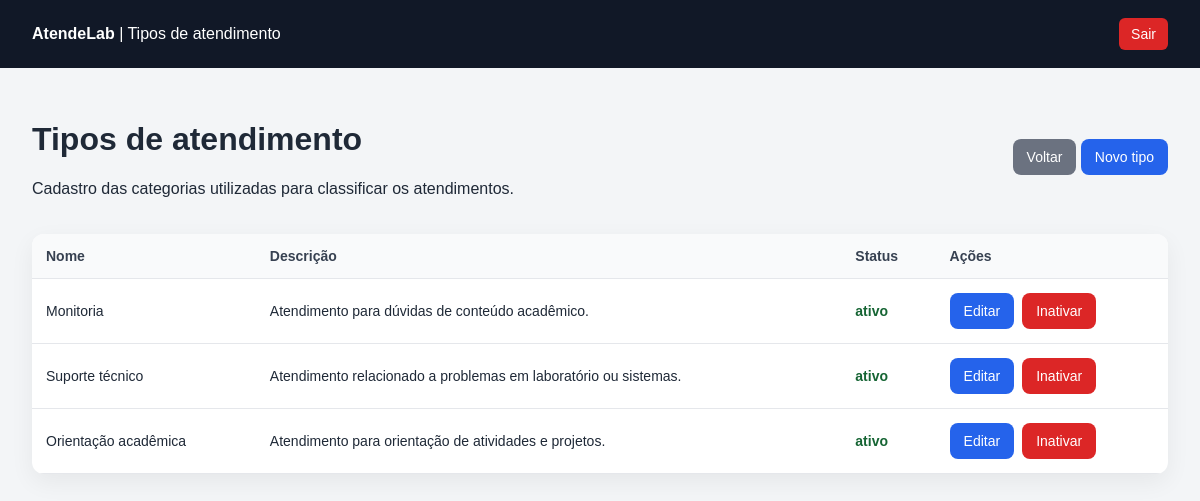
The page /atendelab-main/tipos/index.php (signed in) on the database its author committed.
### tables this page shows
CREATE TABLE `tipos_atendimentos` (
  `id` int(11) NOT NULL,
  `nome` varchar(100) NOT NULL,
  `descricao` text DEFAULT NULL,
  `status` enum('ativo','inativo') DEFAULT 'ativo',
  `criado_em` timestamp NOT NULL DEFAULT current_timestamp()
);

### atendelab-main/tipos/index.php (the view, shortened to what this page needs)
<?php
require_once __DIR__ . '/../config/database.php';
$sql = "SELECT * FROM tipos_atendimentos ORDER BY criado_em DESC";
$stmt = $pdo->query($sql);
$tipos = $stmt->fetchAll(PDO::FETCH_ASSOC);
?>
<!DOCTYPE html>
<html lang="pt-br">
<head>
</head>
<body>
<header>
    <div>
        <strong>AtendeLab</strong>
        <span> | Tipos de atendimento</span>
    </div>
    <a href="../logout.php">Sair</a>
</header>
<main>
    <div class="topo">
        <div>
            <h1>Tipos de atendimento</h1>
            <p>Cadastro das categorias utilizadas para classificar os atendimentos.</p>
        </div>
        <div>
            <a class="btn btn-secundario" href="../dashboard.php">Voltar</a>
            <a class="btn" href="criar.php">Novo tipo</a>
        </div>
    </div>
    <table>
        <thead>
            <tr>
                <th>Nome</th>
                <th>Descrição</th>
                <th>Status</th>
                <th>Ações</th>
            </tr>
        </thead>
        <tbody>
            <?php if (count($tipos) > 0): ?>
                <?php foreach ($tipos as $tipo): ?>
                    <tr>
                        <td><?php echo htmlspecialchars($tipo['nome']); ?></td>
                        <td><?php echo htmlspecialchars($tipo['descricao']); ?></td>
                        <td>
                            <span class="<?php echo $tipo['status'] === 'ativo' ? 'status-ativo' : 'status-inativo'; ?>">
                                <?php echo htmlspecialchars($tipo['status']); ?>
                            </span>
                        </td>
                        <td>
                            <div class="acoes">
                                <a class="btn" href="editar.php?id=<?php echo $tipo['id']; ?>">Editar</a>
                                <a class="btn btn-alerta" href="excluir.php?id=<?php echo $tipo['id']; ?>" onclick="return confirm('Deseja realmente inativar este tipo de atendimento?')">Inativar</a>
                            </div>
                        </td>
                    </tr>
                <?php endforeach; ?>
            <?php else: ?>
                <tr>
                    <td colspan="4">Nenhum tipo de atendimento cadastrado.</td>
                </tr>
            <?php endif; ?>
        </tbody>
    </table>
</main>
</body>
</html>

### atendelab-main/tipos/index.php (style rules this page uses)
body { margin: 0; font-family: Arial, sans-serif; background: #f3f5f7; color: #1f2937; }
header { background: #111827; color: #ffffff; padding: 18px 32px; display: flex; justify-content: space-between; align-items: center; }
header a { color: #ffffff; text-decoration: none; background: #dc2626; padding: 8px 12px; border-radius: 6px; font-size: 14px; }
main { padding: 32px; }
.topo { display: flex; justify-content: space-between; align-items: center; gap: 12px; margin-bottom: 20px; }
.btn { background: #2563eb; color: #ffffff; padding: 10px 14px; border-radius: 8px; text-decoration: none; border: none; cursor: pointer; font-size: 14px; }
.btn-secundario { background: #6b7280; }
.btn-alerta { background: #dc2626; }
table { width: 100%; border-collapse: collapse; background: #ffffff; border-radius: 12px; overflow: hidden; box-shadow: 0 8px 24px rgba(0, 0, 0, 0.06); }
th, td { padding: 14px; border-bottom: 1px solid #e5e7eb; text-align: left; font-size: 14px; }
th { background: #f9fafb; color: #374151; }
.acoes { display: flex; gap: 8px; }
.status-ativo { color: #166534; font-weight: bold; }

### rows shown on the page
tipos_atendimentos: nome "Monitoria", descricao "Atendimento para dúvidas de conteúdo acadêmico.", status "ativo"
tipos_atendimentos: nome "Suporte técnico", descricao "Atendimento relacionado a problemas em laboratório ou sistemas.", status "ativo"
tipos_atendimentos: nome "Orientação acadêmica", descricao "Atendimento para orientação de atividades e projetos.", status "ativo"
